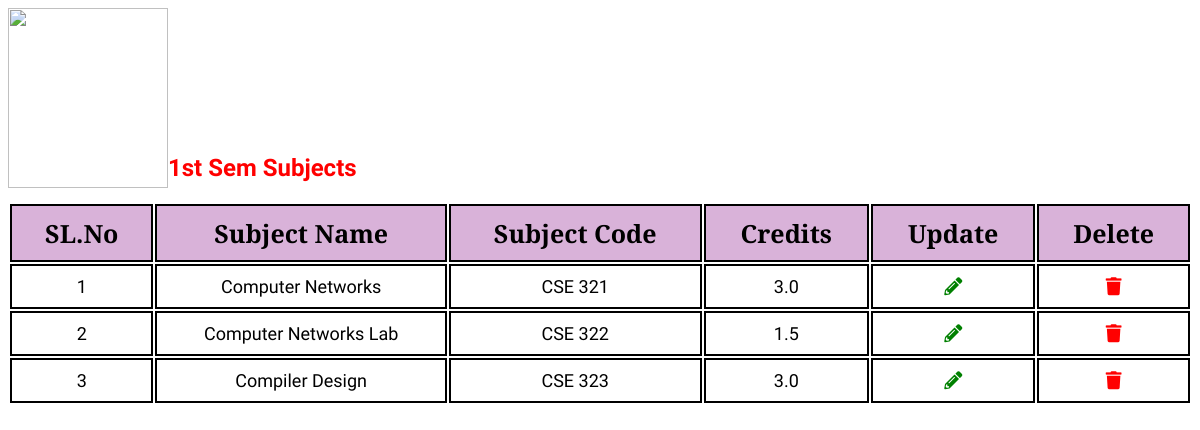
Page /admin/dis_sem/disp_s6.php on the committed database.
### tables this page shows
CREATE TABLE `add_s6` (
  `id` int(20) NOT NULL,
  `sub_name` varchar(255) NOT NULL,
  `sub_code` varchar(255) NOT NULL,
  `credit` float(30,1) NOT NULL
);

### admin/dis_sem/disp_s6.php (the view, shortened to what this page needs)
<!DOCTYPE html>
<html lang="en">
<head>
    <link rel="stylesheet" href="../css/fontawesome/css/fontawesome.min.css">
    <link rel="stylesheet" href="../css/fontawesome/css/all.css">
</head>
<body>
<img id="head" width="160px" height="180px" style="font-family:'PT Serif';" left:10 align='left' src="../css/images/logo.png">
<br /><br /><br /><br /><br /><br /><br>
<h2 style="color:#ff0000;font-family:'Acme';" class="page-header">1st Sem Subjects</h2>
<div class="col-lg-10 mcon text-center">
    <table id="mytab1" width="100%" class="mtab table table-bordered table-hover table-responsive">
    <tr align='center' style="background-color:rgba(128,0,128,0.3);color:black;font-size:25px;font-family: 'PT serif';" class="table-info">
        <th>SL.No</th>
        <th>Subject Name</th>
        <th>Subject Code</th>
        <th>Credits</th>
        <th>Update</th>
        <th>Delete</th>
    </tr>
    <?php
        include "../connection.php";
        $sql = "SELECT * FROM add_s6";
        $res = mysqli_query($conn,$sql);
        $i=1;
        if(mysqli_num_rows($res)>0){
            while($row = mysqli_fetch_assoc($res)){
    ?>
    <tr style='color:black;border-bottom:2px solid black;font-size:18px;border-right:2px solid black;border-top:2px solid black;border-left:2px solid black;'>
        <td style='border:2px solid black' align = 'center'><?php echo $i; ?></td>
        <td style='border:2px solid black' align = 'center'><?php echo $row['sub_name']; ?></td>
        <td style='border:2px solid black' align = 'center'><?php echo $row['sub_code']; ?></td>
        <td style='border:2px solid black' align = 'center'><?php echo $row['credit']; ?></td>
        <td align='center' style='border:2px solid black'> <a href="" style='color:green'><i class="fas fa-pencil-alt"></i></a> </td>
        <td align='center' style='border:2px solid black'> <a href="javascript:DeleteUser('<?php echo $row['id']; ?>')" style='color:red'><i class="fas fa-trash"></i></a> </td>
    </tr>
    <?php
          $i++;
            }
        }
    ?>
    </table>
</div>
</body>
</html>

### admin/dis_sem/disp_s6.php (style rules this page uses)
.mcon { margin-top: auto; padding: 0; }
.mtab { margin-top: auto; margin-left: auto; padding: 0; font-family: 'Acme'; }
table th { text-align: center; }
.mtab th,td { padding: 10px 20px; border:2px solid black; text-align: center; }

### rows in the picture
add_s6: sub_name "Computer Networks", sub_code "CSE 321", credit "3.0"
add_s6: sub_name "Computer Networks Lab", sub_code "CSE 322", credit "1.5"
add_s6: sub_name "Compiler Design", sub_code "CSE 323", credit "3.0"
